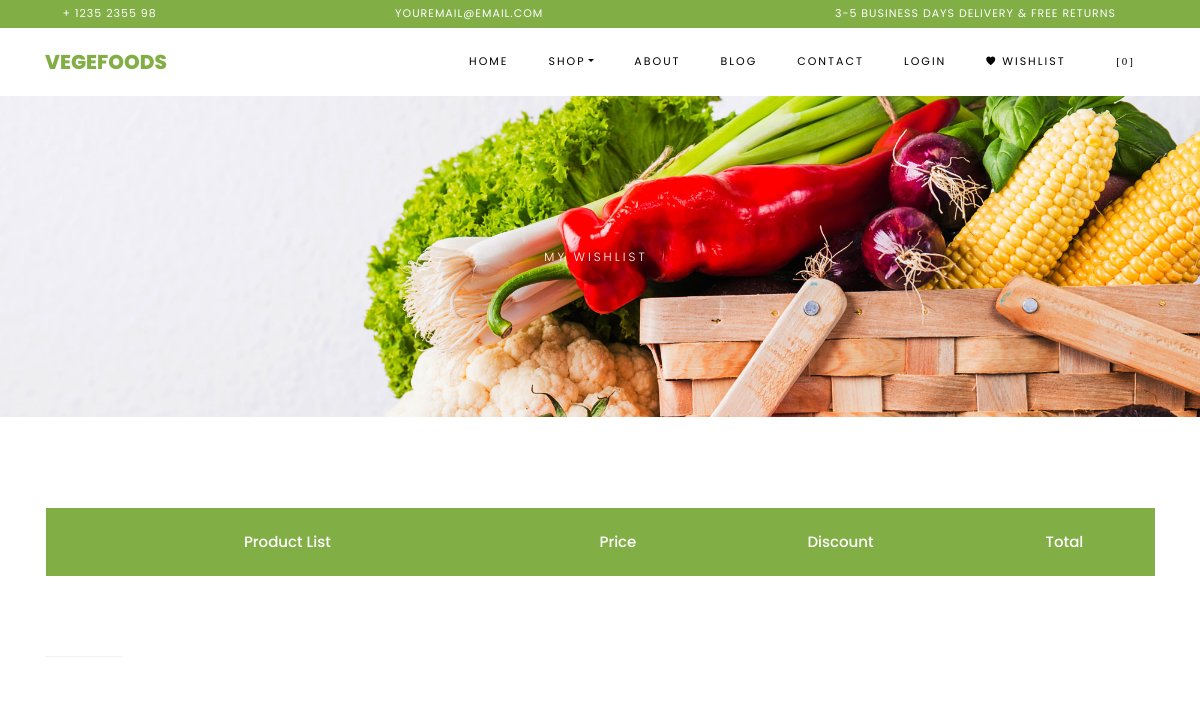
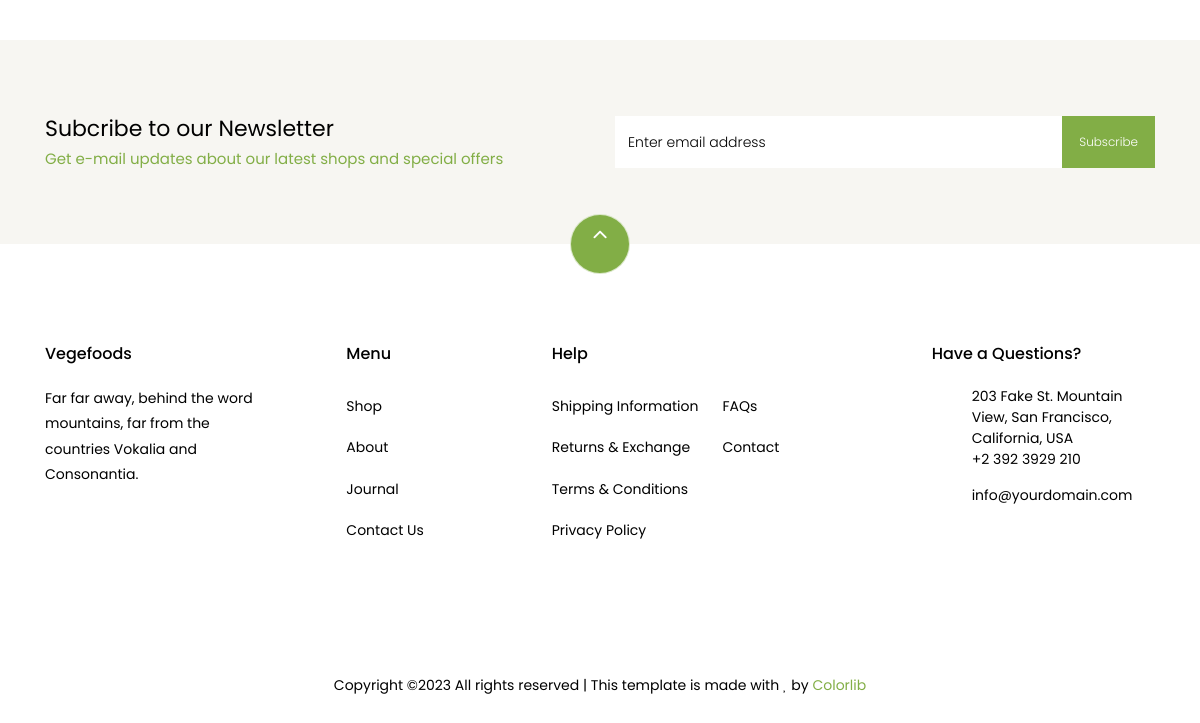
Before: /cart/wishlist/ (signed in) with the older database file (2 pictures, top to bottom).
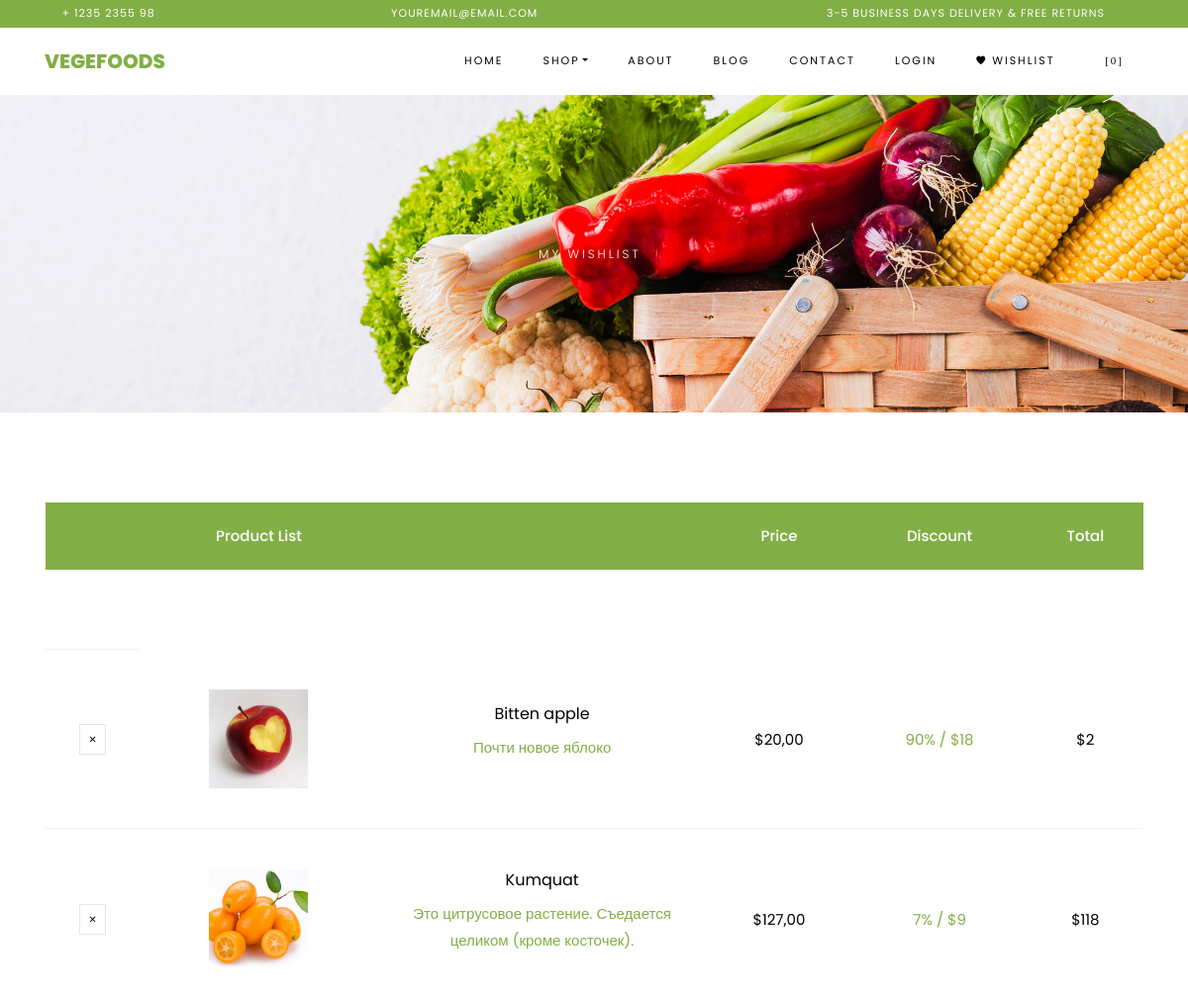
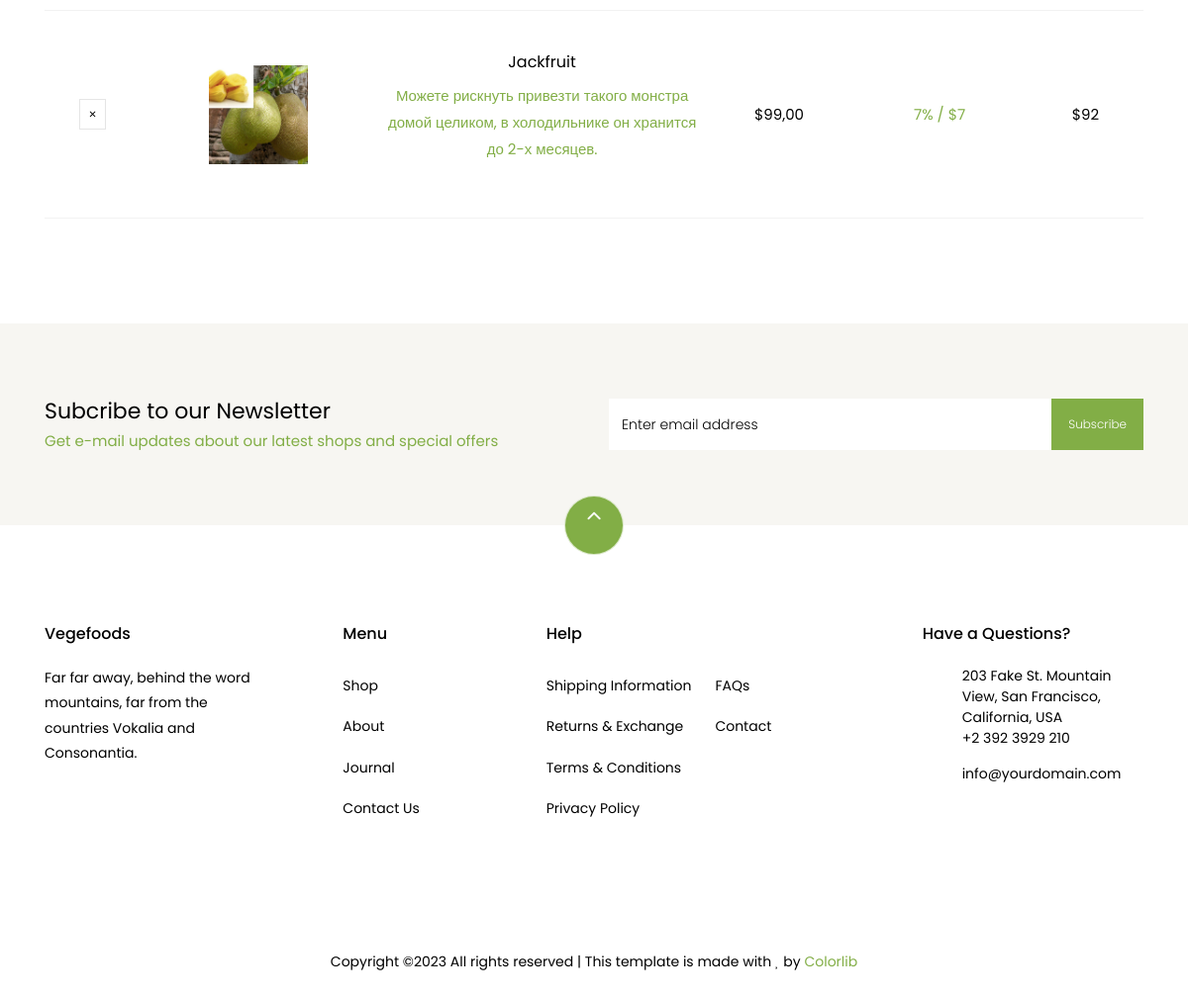
After: the same page with the newer database file (2 pictures, top to bottom).
### apps/cart_shop/models.py (models this page shows, shortened)
class Wishlist(models.Model):
   wishlist = models.ForeignKey(Cart, on_delete=models.CASCADE)
   product = models.ForeignKey(Product, on_delete=models.CASCADE)
   created_at = models.DateTimeField(auto_now_add=True)
   updated_at = models.DateTimeField(auto_now=True)

class Product(models.Model):
   name = models.CharField(max_length=255)
   price = models.DecimalField(max_digits=10, decimal_places=2)
   discount = models.IntegerField(null=True, blank=True)
   description = models.TextField()
   image = models.ImageField(upload_to='static/shop/images/', null=True, blank=True)
   created_at = models.DateTimeField(auto_now_add=True)
   updated_at = models.DateTimeField(auto_now=True)

### apps/cart_shop/views.py (the view)
# urls.py: path('wishlist/', ViewWishList.as_view(), name='wishlist'),
class ViewWishList(View):
    def get(self, request):
        if request.user.is_authenticated:
            wishlist_item = Wishlist.objects.filter(wishlist__user=request.user)
            data = list(wishlist_item)
            context = {'wishlist_item': data
                       }
            return render(request, 'cart_shop/wishlist.html', context)
        else:
            return redirect('auth_shop:login')

### apps/cart_shop/templates/cart_shop/wishlist.html (shortened to what this page needs)
{% extends 'cart_shop/base.html' %}
{% load static %}
{% block content %}
    <div class="hero-wrap hero-bread" style="background-image: url({% static 'shop/images/bg_1.jpg' %});">
      <div class="container">
        <div class="row no-gutters slider-text align-items-center justify-content-center">
          <div class="col-md-9 ftco-animate text-center">
          	<p class="breadcrumbs"><span class="mr-2"><a href="{% url 'home:index' %}>Home</a></span> <span>Wishlist</span></p>
            <h1 class="mb-0 bread">My Wishlist</h1>
          </div>
        </div>
      </div>
    </div>
    <section class="ftco-section ftco-cart">
			<div class="container">
				<div class="row">
    			<div class="col-md-12 ftco-animate">
    				<td class="cart-list">
	    				<table class="table">
						    <thead class="thead-primary">
						      <tr class="text-center">
						        <th>&nbsp;</th>
						        <th>Product List</th>
						        <th>&nbsp;</th>
								<th>Price</th>
						        <th>Discount </th>
								<th>Total </th>
						      </tr>
						    </thead>
						    <td>
							{% for item in wishlist_item %}
    							<tr class="text-center">
      							<td class="product-remove"><a href="{% url 'cart_shop:del_from_wishlist' item.id %}"><span class="ion-ios-close"></span></a></td>
      							<td class="image-prod"><div class="img" style="background-image:url({{item.product.image.url}});"></div></td>
      							<td class="product-name">
          							<h3>{{item.product.name}}</h3>
          							<p>{{item.product.description}}</p>
      							</td>
      							<td class="price">${{item.product.price}}</td>
								{% if item.product.discount %}
									{% widthratio item.product.discount 1 -1 as revers %}
      								<td class="discount"> {{item.product.discount}}% / ${% widthratio item.product.price 100 item.product.discount %} </td>
									<td class="total">${% widthratio item.product.price 100 revers|add:100 %}</td>
								{% else %}
									<td class="discount">  </td>
									<td class="total">${{item.product.price}} </td>
    							</tr>
								{% endif %}
							{%endfor%}
						  </table>
					  </div>
    			</div>
    		</div>
		</section>
{% endblock %}

### apps/cart_shop/templates/cart_shop/base.html (shortened to what this page needs)
{% load static %}
<!DOCTYPE html>
<html lang="en">
  <head>
    <link rel="stylesheet" href="{% static 'shop/css/open-iconic-bootstrap.min.css' %}">
    <link rel="stylesheet" href="{% static 'shop/css/animate.css' %}">
    <link rel="stylesheet" href="{% static 'shop/css/owl.carousel.min.css' %}">
    <link rel="stylesheet" href="{% static 'shop/css/owl.theme.default.min.css' %}">
    <link rel="stylesheet" href="{% static 'shop/css/magnific-popup.css' %}">
    <link rel="stylesheet" href="{% static 'shop/css/aos.css' %}">
    <link rel="stylesheet" href="{% static 'shop/css/ionicons.min.css' %}">
    <link rel="stylesheet" href="{% static 'shop/css/bootstrap-datepicker.css' %}">
    <link rel="stylesheet" href="{% static 'shop/css/jquery.timepicker.css' %}">
    <link rel="stylesheet" href="{% static 'shop/css/flaticon.css' %}">
    <link rel="stylesheet" href="{% static 'shop/css/icomoon.css' %}">
    <link rel="stylesheet" href="{% static 'shop/css/style.css' %}">
  </head>
  <body class="goto-here">
		<div class="py-1 bg-primary">
    	<div class="container">
    		<div class="row no-gutters d-flex align-items-start align-items-center px-md-0">
	    		<div class="col-lg-12 d-block">
		    		<div class="row d-flex">
		    			<div class="col-md pr-4 d-flex topper align-items-center">
					    	<div class="icon mr-2 d-flex justify-content-center align-items-center"><span class="icon-phone2"></span></div>
						    <span class="text">+ 1235 2355 98</span>
					    </div>
					    <div class="col-md pr-4 d-flex topper align-items-center">
					    	<div class="icon mr-2 d-flex justify-content-center align-items-center"><span class="icon-paper-plane"></span></div>
						    <span class="text">youremail@email.com</span>
					    </div>
					    <div class="col-md-5 pr-4 d-flex topper align-items-center text-lg-right">
						    <span class="text">3-5 Business days delivery &amp; Free Returns</span>
					    </div>
				    </div>
			    </div>
		    </div>
		  </div>
    </div>
    <nav class="navbar navbar-expand-lg navbar-dark ftco_navbar bg-dark ftco-navbar-light" id="ftco-navbar">
	    <div class="container">
	      <a class="navbar-brand" href="{% url 'home:index' %}">Vegefoods</a>
	      <div class="collapse navbar-collapse" id="ftco-nav">
	        <ul class="navbar-nav ml-auto">
	          <li class="nav-item"><a href="{% url 'home:index' %}" class="nav-link">Home</a></li>
	          <li class="nav-item active dropdown">
              <a class="nav-link dropdown-toggle" href="#" id="dropdown04" data-toggle="dropdown" aria-haspopup="true" aria-expanded="false">Shop</a>
            </li>
	          <li class="nav-item"><a href="{% url 'home:about' %}" class="nav-link">About</a></li>
              <li class="nav-item"><a href="{% url 'blog:blog' %}" class="nav-link">Blog</a></li>
	          <li class="nav-item"><a href="{% url 'home:contact' %}" class="nav-link">Contact</a></li>
              <li class="nav-item"><a href="{% url 'auth_shop:login' %}" class="nav-link">LogIn</a></li>
              <li class="nav-item cta cta-colored"><a href="{% url 'cart_shop:wishlist' %}" class="nav-link"><span class="ion-ios-heart"> WishList </span> </a></li>
	          <li class="nav-item cta cta-colored"><a href="{% url 'cart_shop:cart' %}" class="nav-link"><span class="icon-shopping_cart">[{{cart_items|length}}] </span></a> </li>
	        </ul>
	      </div>
	    </div>
	  </nav>
        {% block content %}
        {% endblock %}
		<section class="ftco-section ftco-no-pt ftco-no-pb py-5 bg-light">
      <div class="container py-4">
        <div class="row d-flex justify-content-center py-5">
          <div class="col-md-6">
          	<h2 style="font-size: 22px;" class="mb-0">Subcribe to our Newsletter</h2>
          	<span>Get e-mail updates about our latest shops and special offers</span>
          </div>
          <div class="col-md-6 d-flex align-items-center">
            <form action="#" class="subscribe-form">
              <div class="form-group d-flex">
                <input type="text" class="form-control" placeholder="Enter email address">
                <input type="submit" value="Subscribe" class="submit px-3">
              </div>
            </form>
          </div>
        </div>
      </div>
    </section>
    <footer class="ftco-footer ftco-section">
      <div class="container">
      	<div class="row">
      		<div class="mouse">
						<a href="#" class="mouse-icon">
							<div class="mouse-wheel"><span class="ion-ios-arrow-up"></span></div>
						</a>
					</div>
      	</div>
        <div class="row mb-5">
          <div class="col-md">
            <div class="ftco-footer-widget mb-4">
              <h2 class="ftco-heading-2">Vegefoods</h2>
              <p>Far far away, behind the word mountains, far from the countries Vokalia and Consonantia.</p>
              <ul class="ftco-footer-social list-unstyled float-md-left float-lft mt-5">
              </ul>
            </div>
          </div>
          <div class="col-md">
            <div class="ftco-footer-widget mb-4 ml-md-5">
              <h2 class="ftco-heading-2">Menu</h2>
              <ul class="list-unstyled">
                <li><a href="#" class="py-2 d-block">Shop</a></li>
                <li><a href="#" class="py-2 d-block">About</a></li>
                <li><a href="#" class="py-2 d-block">Journal</a></li>
                <li><a href="#" class="py-2 d-block">Contact Us</a></li>
              </ul>
            </div>
          </div>
          <div class="col-md-4">
             <div class="ftco-footer-widget mb-4">
              <h2 class="ftco-heading-2">Help</h2>
              <div class="d-flex">
	              <ul class="list-unstyled mr-l-5 pr-l-3 mr-4">
	                <li><a href="#" class="py-2 d-block">Shipping Information</a></li>
	                <li><a href="#" class="py-2 d-block">Returns &amp; Exchange</a></li>
	                <li><a href="#" class="py-2 d-block">Terms &amp; Conditions</a></li>
	                <li><a href="#" class="py-2 d-block">Privacy Policy</a></li>
	              </ul>
	              <ul class="list-unstyled">
	                <li><a href="#" class="py-2 d-block">FAQs</a></li>
	                <li><a href="#" class="py-2 d-block">Contact</a></li>
	              </ul>
	            </div>
            </div>
          </div>
          <div class="col-md">
            <div class="ftco-footer-widget mb-4">
            	<h2 class="ftco-heading-2">Have a Questions?</h2>
            	<div class="block-23 mb-3">
	              <ul>
	                <li><span class="icon icon-map-marker"></span><span class="text">203 Fake St. Mountain View, San Francisco, California, USA</span></li>
	                <li><a href="#"><span class="icon icon-phone"></span><span class="text">+2 392 3929 210</span></a></li>
	                <li><a href="#"><span class="icon icon-envelope"></span><span class="text">info@yourdomain.com</span></a></li>
	              </ul>
	            </div>
            </div>
          </div>
        </div>
        <div class="row">
          <div class="col-md-12 text-center">
            <p>
						  Copyright &copy;<script>document.write(new Date().getFullYear());</script> All rights reserved | This template is made with <i class="icon-heart color-danger" aria-hidden="true"></i> by <a href="https://colorlib.com" target="_blank">Colorlib</a>
						</p>
          </div>
        </div>
      </div>
    </footer>
  </body>
</html>

### static/shop/css/icomoon.css (style rules this page uses)
[class^="icon-"], [class*=" icon-"] { font-family: 'icomoon' !important; speak: none; font-style: normal; font-weight: normal; font-variant: normal; text-transform: none; line-height: 1; -webkit-font-smoothing: antialiased; -moz-osx-font-smoothing: grayscale; }
.icon-heart:before { content: "\f004"; }
.icon-map-marker:before { content: "\f041"; }
.icon-phone:before { content: "\f095"; }
.icon-envelope:before { content: "\f0e0"; }
.icon-paper-plane:before { content: "\f1d8"; }
.icon-phone2:before { content: "\e0cd"; }
.icon-shopping_cart:before { content: "\e8cc"; }

Changed rows visible on the page:
added Wishlist: product.image (picture), product.name "Bitten apple", product.description "Почти новое яблоко", product.price "20,00", product.discount "90", product.discount "18", product.price "2"
added Wishlist: product.image (picture), product.name "Kumquat", product.description "Это цитрусовое растение. Съедается целиком (кроме косточек).", product.price "127,00", product.discount "7", product.discount "9", product.price "118"
added Wishlist: product.image (picture), product.name "Jackfruit", product.description "Можете рискнуть привезти такого монстра домой целиком, в холодильнике он хранится до 2-х месяцев.", product.price "99,00", product.discount "7", product.price "92"
